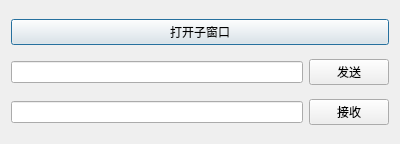
<?xml version="1.0" encoding="UTF-8"?>
<ui version="4.0">
 <class>DialogWindowInteractive</class>
 <widget class="QDialog" name="DialogWindowInteractive">
  <property name="geometry">
   <rect>
    <x>0</x>
    <y>0</y>
    <width>400</width>
    <height>144</height>
   </rect>
  </property>
  <property name="windowTitle">
   <string>Dialog</string>
  </property>
  <layout class="QVBoxLayout" name="verticalLayout">
   <item>
    <widget class="QPushButton" name="pushButton_open">
     <property name="text">
      <string>打开子窗口</string>
     </property>
    </widget>
   </item>
   <item>
    <layout class="QHBoxLayout" name="horizontalLayout">
     <item>
      <widget class="QLineEdit" name="lineEdit_send"/>
     </item>
     <item>
      <widget class="QPushButton" name="pushButton_send">
       <property name="text">
        <string>发送</string>
       </property>
      </widget>
     </item>
    </layout>
   </item>
   <item>
    <layout class="QHBoxLayout" name="horizontalLayout_2">
     <item>
      <widget class="QLineEdit" name="lineEdit_receive"/>
     </item>
     <item>
      <widget class="QPushButton" name="pushButton_receive">
       <property name="text">
        <string>接收</string>
       </property>
      </widget>
     </item>
    </layout>
   </item>
  </layout>
 </widget>
 <resources/>
 <connections/>
</ui>
